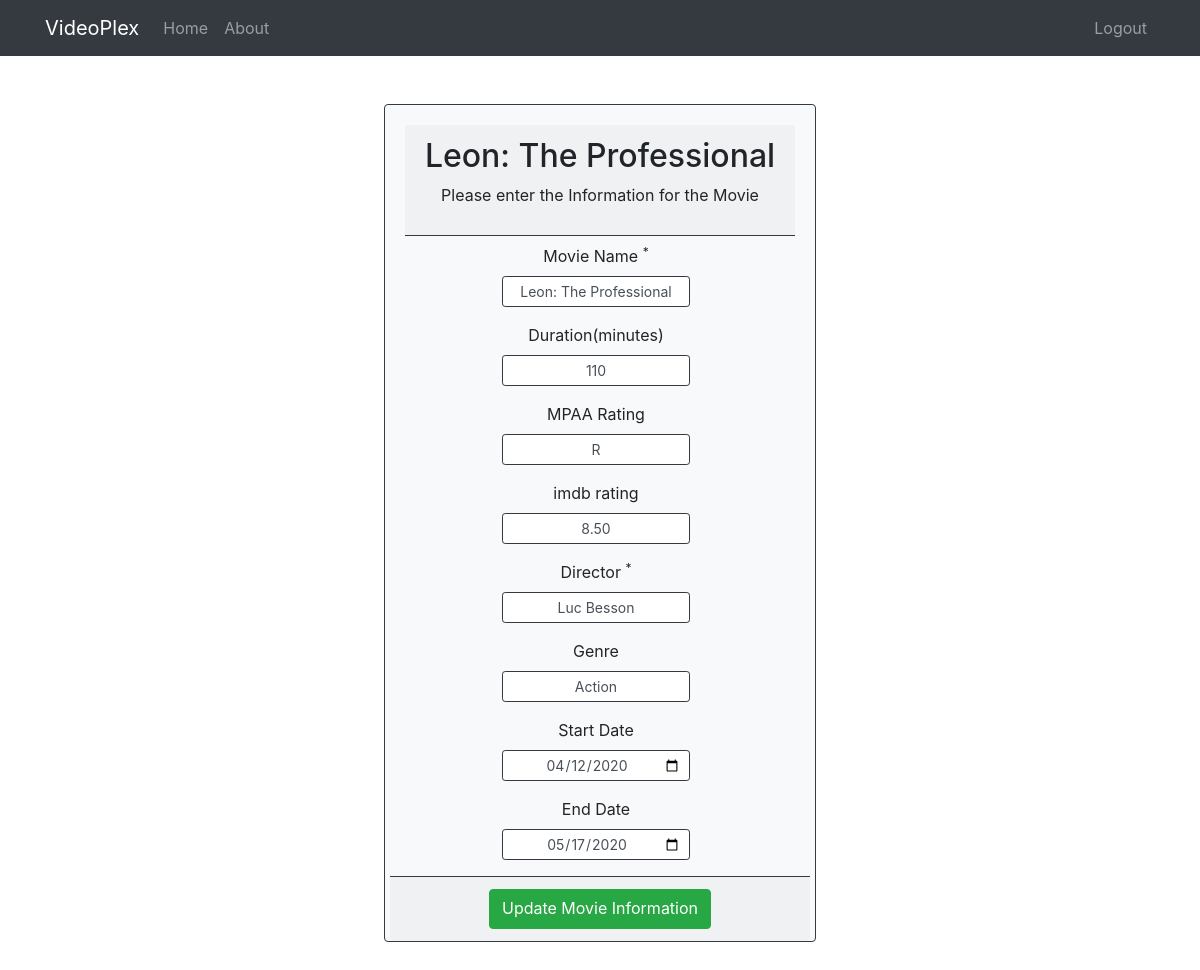
Page /cinemas/edit_movie/2000/4000 (signed in) on the committed database.
### tables this page shows
CREATE TABLE movie (
    movie_id INT(6) AUTO_INCREMENT,
    movie_name VARCHAR(256) NOT NULL,
    duration INT(5),
    rating_mpaa CHAR(4),
    rating_imdb DECIMAL(4, 2),
    director VARCHAR(30) NOT NULL,
    genre VARCHAR(20),
    start_date DATE,
    end_date DATE,
    PRIMARY KEY (movie_id)
);

### app/libraries/Core.php (called while the page is built, shortened)
<?php
    class Core {
        protected $currentMethod = 'index';
        public function __construct() {
            $url = $this->getUrl();
            if (file_exists('../app/controllers/' . ucwords($url[0]) . '.php')) {
                unset($url[0]);
            }
            $this->currentController = new $this->currentController;
            if (isset($url[1])) {
                if (method_exists($this->currentController, $url[1])) {
                    $this->currentMethod = $url[1];
                    unset($url[1]);
                }
            }
            $this->params = $url ? array_values($url) : [];
            call_user_func_array([$this->currentController, $this->currentMethod], $this->params);
        }
        public function getUrl() {
            if(isset($_GET['url'])) {
                $url = rtrim($_GET['url'], '/');
                $url = filter_var($url, FILTER_SANITIZE_URL);
                $url = explode('/', $url);
                return $url;
            }
        }
    }

### public/index.php (called while the page is built, shortened)
<?php
  $init = new Core;

### app/libraries/Database.php (called while the page is built, shortened)
<?php
class Database {
    private $host = DB_HOST;
    private $user = DB_USER;
    private $pass = DB_PASS;
    private $dbname = DB_NAME;
    private $dbHandler;
    private $stmt;
    public function __construct() {
        $dsn = 'mysql:host=' . $this->host . ';dbname=' . $this->dbname;
        $options = array(
            PDO::ATTR_PERSISTENT => true,
            PDO::ATTR_ERRMODE => PDO::ERRMODE_EXCEPTION,
        );
        try {
            $this->dbHandler = new PDO($dsn, $this->user, $this->pass, $options);
        }
        catch(PDOException $e) {
            $this->error = $e->getMessage();
            echo $this->error;
        }
    }
    public function query($sql) {
        $this->stmt = $this->dbHandler->prepare($sql);
    }
    public function bind($param, $value, $type = null) {
        if(is_null($type)) {
            switch(true) {
                default:
                    $type = PDO::PARAM_STR;
            }
        }
        $this->stmt->bindValue($param, $value, $type);
    }
    public function execute() {
        return $this->stmt->execute();
    }
    public function single() {
        $this->execute();
        return $this->stmt->fetch(PDO::FETCH_OBJ);
    }
}

### app/models/Cinema.php (called while the page is built, shortened)
<?php
    class Cinema {
        private $db;
        public function __construct() {
            $this->db = new Database;
        }
        public function getMovieById($id) {
            $this->db->query('SELECT * FROM movie WHERE movie_id = :id');
            $this->db->bind(':id', $id);
            $result = $this->db->single();
            return $result;
        }
    }

### app/views/cinemas/edit_movie.php (the view, shortened to what this page needs)
<?php require APPROOT . '/views/inc/header.php'; ?>
    <div class="col-md-5 mx-auto">
        <div class="card card-body border-dark bg-light my-5 pb-0">
            <div class="card-header border-dark d-flex flex-column justify-content-center align-items-center">
                <h2><?php echo $data['movie']['movie_name']; ?></h2>
                <p>Please enter the Information for the Movie</p>
            </div>
            <form class="mt-2" action="<?php echo URLROOT; ?>/cinemas/edit_movie/<?php echo $data['cinema_id']; ?>/<?php echo $data['movie_id']; ?>" method="post">
                <div class="d-flex flex-column align-items-center">
                    <div class="form-group w-50 pr-2 text-center">
                        <label for="movie_name">Movie Name <sup>*</sup></label>
                        <input type="text" name="movie_name"
                            class="form-control form-control-sm border-dark text-center <?php echo (!empty($data['movie_name_err'])) ? 'is-invalid' : '';?>"
                            value="<?php echo $data['movie']['movie_name']; ?>">
                    </div>
                    <div class="form-group w-50 pr-2 text-center">
                        <label for="duration">Duration(minutes)</label>
                        <input type="number" name="duration" min="0"
                            class="form-control form-control-sm border-dark text-center <?php echo (!empty($data['movie_name_err'])) ? 'is-invalid' : '';?>"
                            value="<?php echo $data['movie']['duration']; ?>">
                    </div>
                    <div class="form-group w-50 pr-2 text-center">
                        <label for="rating_mpaa">MPAA Rating</label>
                        <input type="text" name="rating_mpaa"
                            class="form-control form-control-sm border-dark text-center <?php echo (!empty($data['movie_name_err'])) ? 'is-invalid' : '';?>"
                            value="<?php echo $data['movie']['rating_mpaa']; ?>">
                    </div>
                    <div class="form-group w-50 pr-2 text-center">
                        <label for="rating_imdb">imdb rating</label>
                        <input type="number" name="rating_imdb" min="0" max="10" step="0.1"
                            class="form-control form-control-sm border-dark text-center <?php echo (!empty($data['movie_name_err'])) ? 'is-invalid' : '';?>"
                            value="<?php echo $data['movie']['rating_imdb']; ?>">
                    </div>
                    <div class="form-group w-50 pr-2 text-center">
                        <label for="director">Director <sup>*</sup></label>
                        <input type="text" name="director"
                            class="form-control form-control-sm border-dark text-center <?php echo (!empty($data['movie_name_err'])) ? 'is-invalid' : '';?>"
                            value="<?php echo $data['movie']['director']; ?>">
                    </div>
                    <div class="form-group w-50 pr-2 text-center">
                        <label for="genre">Genre</label>
                        <input type="text" name="genre"
                            class="form-control form-control-sm border-dark text-center <?php echo (!empty($data['movie_name_err'])) ? 'is-invalid' : '';?>"
                            value="<?php echo $data['movie']['genre']; ?>">
                    </div>
                    <div class="form-group w-50 pr-2 text-center">
                        <label for="start_date">Start Date</label>
                        <input type="date" name="start_date"
                            class="form-control form-control-sm border-dark text-center <?php echo (!empty($data['movie_name_err'])) ? 'is-invalid' : '';?>"
                            value="<?php echo $data['movie']['start_date']; ?>">
                    </div>
                    <div class="form-group w-50 pr-2 text-center">
                        <label for="end_date">End Date</label>
                        <input type="date" name="end_date"
                            class="form-control form-control-sm border-dark text-center <?php echo (!empty($data['movie_name_err'])) ? 'is-invalid' : '';?>"
                            value="<?php echo $data['movie']['end_date']; ?>">
                    </div>
                </div>
                <div class="card-footer border-dark row d-flex justify-content-center">
                    <div>
                        <input type="submit" value="Update Movie Information" class="btn btn-success btn-block pb-2">
                    </div>
                </div>
            </form>
        </div>
    </div>
 <?php require APPROOT . '/views/inc/footer.php'; ?>

### public/css/style.css (style rules this page uses)
input[type=number] { -moz-appearance: textfield; }

### rows in the picture
movie: movie_name "Leon: The Professional", duration "110", rating_mpaa "R", rating_imdb "8.50", director "Luc Besson", genre "Action", start_date "04/12/2020", end_date "05/17/2020"

### other values in the picture
SITENAME "VideoPlex"
